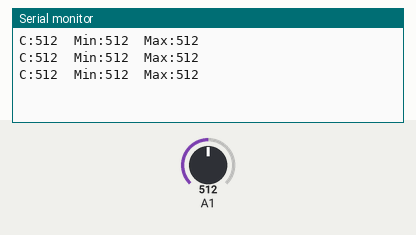
Recording of a sketch running on a simulated Arduino Uno, built with avr-gcc and run on an emulated ATmega328P. On the bench: the last lines printed to the serial monitor. Inputs (shaded band) come from the test bench; at power-on: A1 = 512.

Above: at 1.3 s.
1.4 s: A1 set to 716
At 1.9 s:
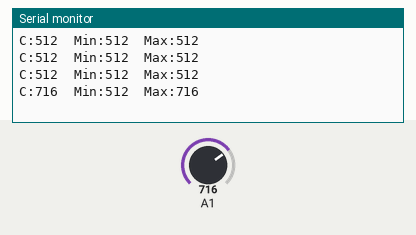
2.9 s: A1 set to 900
At 3.4 s:
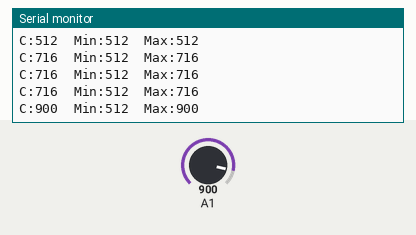
Timing chart, 0 to 5.9 s (numbered marks = the images above; inputs shaded):
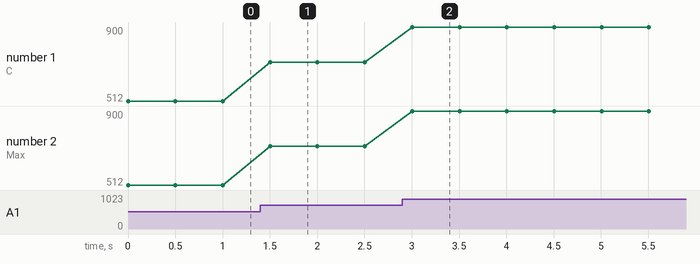

Measured:
- after the input at 1.4 s, the serial monitor: prints a new line after 0.10 s (image 1)
- after the input at 2.9 s, the serial monitor: prints a new line after 0.10 s (image 2)
- plotted number 1: 512 → 716 after the input at 1.4 s, 716 → 900 after the input at 2.9 s
- plotted number 2: 512 → 716 after the input at 1.4 s, 716 → 900 after the input at 2.9 s

The sketch:

Moisture.ino
```cpp
int min = 1024;
int max = 0;
void setup() {
  // put your setup code here, to run once:
  Serial.begin(9600);
}

void loop() {
  // put your main code here, to run repeatedly:
  int moistureVal = analogRead(A1);
  if (moistureVal < min)
    min = moistureVal;

  if (moistureVal > max)
    max = moistureVal;

  Serial.print("C:");
  Serial.print(moistureVal);
  Serial.print("\tMin:");
  Serial.print(min);
  Serial.print("\tMax:");
  Serial.println(max);
  delay(500);

}
```
